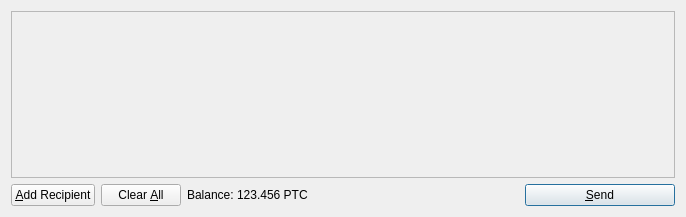
<?xml version="1.0" encoding="UTF-8"?>
<ui version="4.0">
 <class>SendCoinsDialog</class>
 <widget class="QDialog" name="SendCoinsDialog">
  <property name="geometry">
   <rect>
    <x>0</x>
    <y>0</y>
    <width>686</width>
    <height>217</height>
   </rect>
  </property>
  <property name="windowTitle">
   <string>Send Coins</string>
  </property>
  <layout class="QVBoxLayout" name="verticalLayout">
   <item>
    <widget class="QScrollArea" name="scrollArea">
     <property name="widgetResizable">
      <bool>true</bool>
     </property>
     <widget class="QWidget" name="scrollAreaWidgetContents">
      <property name="geometry">
       <rect>
        <x>0</x>
        <y>0</y>
        <width>666</width>
        <height>165</height>
       </rect>
      </property>
      <layout class="QVBoxLayout" name="verticalLayout_2">
       <property name="leftMargin">
        <number>0</number>
       </property>
       <property name="topMargin">
        <number>0</number>
       </property>
       <property name="rightMargin">
        <number>0</number>
       </property>
       <property name="bottomMargin">
        <number>0</number>
       </property>
       <item>
        <layout class="QVBoxLayout" name="entries">
         <property name="spacing">
          <number>6</number>
         </property>
        </layout>
       </item>
       <item>
        <spacer name="verticalSpacer">
         <property name="orientation">
          <enum>Qt::Vertical</enum>
         </property>
         <property name="sizeHint" stdset="0">
          <size>
           <width>20</width>
           <height>40</height>
          </size>
         </property>
        </spacer>
       </item>
      </layout>
     </widget>
    </widget>
   </item>
   <item>
    <layout class="QHBoxLayout" name="horizontalLayout">
     <item>
      <widget class="QPushButton" name="addButton">
       <property name="toolTip">
        <string>Send to multiple recipients at once</string>
       </property>
       <property name="text">
        <string>&amp;Add Recipient</string>
       </property>
       <property name="icon">
        <iconset resource="../bitcoin.qrc">
         <normaloff>:/icons/add</normaloff>:/icons/add</iconset>
       </property>
       <property name="autoDefault">
        <bool>false</bool>
       </property>
      </widget>
     </item>
     <item>
      <widget class="QPushButton" name="clearButton">
       <property name="sizePolicy">
        <sizepolicy hsizetype="Minimum" vsizetype="Fixed">
         <horstretch>0</horstretch>
         <verstretch>0</verstretch>
        </sizepolicy>
       </property>
       <property name="toolTip">
        <string>Remove all transaction fields</string>
       </property>
       <property name="text">
        <string>Clear &amp;All</string>
       </property>
       <property name="icon">
        <iconset resource="../bitcoin.qrc">
         <normaloff>:/icons/remove</normaloff>:/icons/remove</iconset>
       </property>
       <property name="autoRepeatDelay">
        <number>300</number>
       </property>
       <property name="autoDefault">
        <bool>false</bool>
       </property>
      </widget>
     </item>
     <item>
      <layout class="QHBoxLayout" name="horizontalLayout_2">
       <property name="spacing">
        <number>3</number>
       </property>
       <item>
        <widget class="QLabel" name="label">
         <property name="text">
          <string>Balance:</string>
         </property>
        </widget>
       </item>
       <item>
        <widget class="QLabel" name="labelBalance">
         <property name="cursor">
          <cursorShape>IBeamCursor</cursorShape>
         </property>
         <property name="text">
          <string>123.456 PTC</string>
         </property>
         <property name="textInteractionFlags">
          <set>Qt::LinksAccessibleByMouse|Qt::TextSelectableByKeyboard|Qt::TextSelectableByMouse</set>
         </property>
        </widget>
       </item>
      </layout>
     </item>
     <item>
      <spacer name="horizontalSpacer">
       <property name="orientation">
        <enum>Qt::Horizontal</enum>
       </property>
       <property name="sizeHint" stdset="0">
        <size>
         <width>40</width>
         <height>20</height>
        </size>
       </property>
      </spacer>
     </item>
     <item>
      <widget class="QPushButton" name="sendButton">
       <property name="minimumSize">
        <size>
         <width>150</width>
         <height>0</height>
        </size>
       </property>
       <property name="toolTip">
        <string>Confirm the send action</string>
       </property>
       <property name="text">
        <string>&amp;Send</string>
       </property>
       <property name="icon">
        <iconset resource="../bitcoin.qrc">
         <normaloff>:/icons/send</normaloff>:/icons/send</iconset>
       </property>
       <property name="default">
        <bool>true</bool>
       </property>
      </widget>
     </item>
    </layout>
   </item>
  </layout>
 </widget>
 <resources>
  <include location="../bitcoin.qrc"/>
 </resources>
 <connections/>
</ui>
